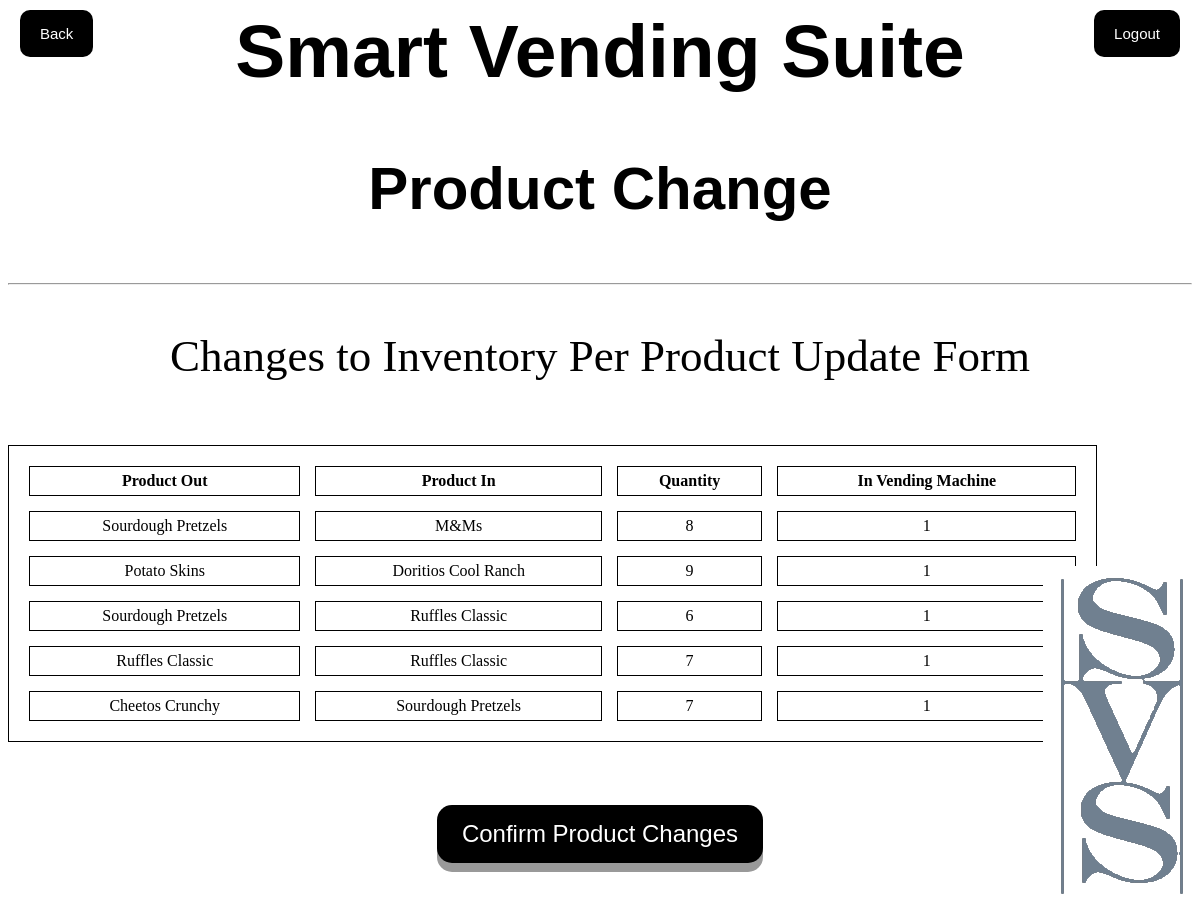
Screenshot of /product_change.php with the database file from the repository.
### tables this page shows
CREATE TABLE `inventorychange` (
  `id` int(11) NOT NULL,
  `admin` int(11) NOT NULL,
  `productOut` varchar(100) NOT NULL,
  `productIn` varchar(100) NOT NULL,
  `Quantity` int(11) NOT NULL,
  `VendingMachine` int(11) NOT NULL
);

### product_change.php (the view, shortened to what this page needs)
<html>
<head>
<body>
<h1>Smart Vending Suite</h1>
<h3>Product Change</h3>
<button type="button" class="back"><a href="employee_homepage.php" class="back">Back</a></button>
<button type="button" class="logout"><a href="index.php" class="logout">Logout</a></button>
<hr>
<p>Changes to Inventory Per Product Update Form</p>
<br>
<form id="form1" name="form1" method="post" action="<?=$_SERVER['PHP_SELF']?>">
<?php
$servername = "localhost";
$username = "root";
$password = "";
$conn = mysqli_connect($servername, $username, $password);
$conn->select_db("project");
	$sql = "select productOut, productIn, Quantity, VendingMachine from inventorychange";
	$result = $conn->query($sql);
	    echo "<table width = '92%' border='1'>
	    		<tr>
	    			<th>Product Out</th>
	    			<th>Product In</th>
	    			<th>Quantity</th>
	    			<th>In Vending Machine</th>
	    		</tr>";
	while ($row = $result->fetch_assoc())
	    	{
	    	echo "<tr>";
	    	echo "<td>" . $row['productOut'] . "</td>";
	    	echo "<td>" . $row['productIn'] . "</td>";
	    	echo "<td>" . $row['Quantity'] . "</td>";
	    	echo "<td>" . $row['VendingMachine'] . "</td>";
	    	echo "</tr>";
	    	}
	    echo "</table>";
	?>
<br>
<p>
<button name = "DELETE" type="submit" class="button">Confirm Product Changes</button>
</p>
</form>
<image src="SVS_logo_2.png" alt="Website Logo">
</body>
</html>

### product_change.php (style rules this page uses)
body { background: white; font-family: Garamond; }
p { font-size: 45; color: black; text-align: center; }
h3 { text-align: center; color: black; font-size: 60; font-family: Helvetica; }
h1 { text-align: center; color: black; font-size: 75; font-family: Helvetica; }
img { position: fixed; right: 0px; bottom: 0px; }
button { font-size: 20; }
a { text-decoration: none; color: white; }
button.back { position: absolute; top: 10px; left: 20px; display: inline-block; padding: 15px 20px; font-size: 15px; cursor: pointer; text-align: center; text-decoration: none; outline: none; color: white; background-color: black; border: none; border-radius: 10px; }
a.back { text-decoration: none; color: white; }
button.logout { font-size: 20; position: absolute; top: 10px; right: 20px; font-family: Helvetica; display: inline-block; padding: 15px 20px; font-size: 15px; cursor: pointer; text-align: center; text-decoration: none; outline: none; color: white; background-color: black; border: none; border-radius: 10px; }
p { text-align:center; }
table, th, td { border: 1px solid black; padding: 5px; }
table { text-align: center; border-spacing: 15px; }
button { text-align:center; }
.button { display: inline-block; padding: 15px 25px; font-size: 24px; cursor: pointer; text-align: center; text-decoration: none; outline: none; color: white; background-color: black; border: none; border-radius: 15px; box-shadow: 0 9px #999; }

### rows the page displays
inventorychange: productOut "Sourdough Pretzels", productIn "M&Ms", Quantity "8", VendingMachine "1"
inventorychange: productOut "Potato Skins", productIn "Doritios Cool Ranch", Quantity "9", VendingMachine "1"
inventorychange: productOut "Sourdough Pretzels", productIn "Ruffles Classic", Quantity "6", VendingMachine "1"
inventorychange: productOut "Ruffles Classic", productIn "Ruffles Classic", Quantity "7", VendingMachine "1"
inventorychange: productOut "Cheetos Crunchy", productIn "Sourdough Pretzels", Quantity "7", VendingMachine "1"
